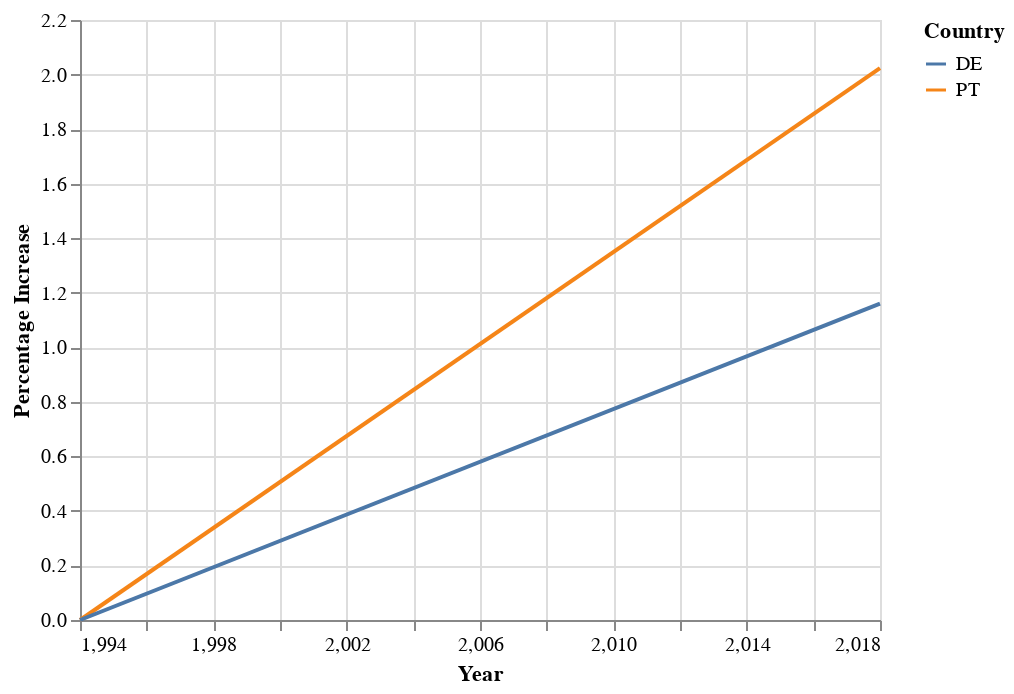

Source (notebook cell):
### Code cell
import altair as alt
chart = alt.Chart(df_pi).mark_line().encode(
        x='Year',
        y='Percentage Increase',
        color='Country'
    )
chart

### Figure 1 — Vega-Lite specification as saved in the notebook (floating-point values rounded to 4 significant figures)
{"config": {"view": {"continuousWidth": 400, "continuousHeight": 300}}, "data": {"name": "data-f23d8df32240ecc8f78c653904139b95"}, "mark": "line", "encoding": {"color": {"field": "Country", "type": "nominal"}, "x": {"field": "Year", "type": "quantitative"}, "y": {"field": "Percentage Increase", "type": "quantitative"}}, "$schema": "https://vega.github.io/schema/vega-lite/v4.17.0.json", "datasets": {"data-f23d8df32240ecc8f78c653904139b95": [{"Year": 1994, "Country": "PT", "Percentage Increase": 0.0}, {"Year": 1994, "Country": "DE", "Percentage Increase": 0.0}, {"Year": 2018, "Country": "PT", "Percentage Increase": 2.024}, {"Year": 2018, "Country": "DE", "Percentage Increase": 1.16}]}}
